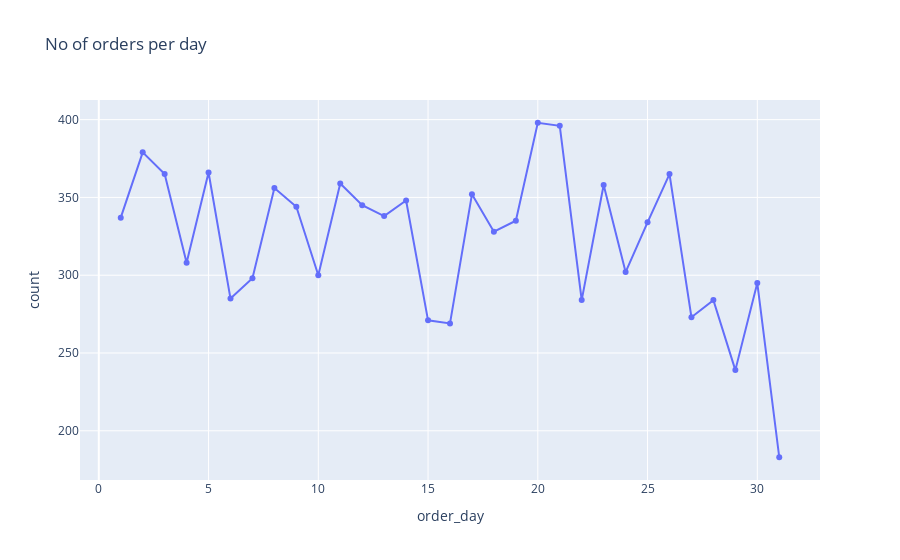

Notebook code for this chart:
### Code cell
tt = %sql select order_day, count(order_day) as count from superstore group by order_day order by order_day 
tt

fig = px.line(tt, x='order_day', y='count', markers=True, title = "Trend of orders per day")
fig.show()

### Figure 1 — Plotly figure (JSON) as saved in the notebook; plotly's stock layout.template omitted (floating-point values rounded to 4 significant figures)
{"data": [{"hovertemplate": "order_day=%{x}<br>count=%{y}<extra></extra>", "legendgroup": "", "line": {"color": "#636efa", "dash": "solid"}, "marker": {"symbol": "circle"}, "mode": "lines+markers", "name": "", "orientation": "v", "showlegend": false, "type": "scatter", "x": [1, 2, 3, 4, 5, 6, 7, 8, 9, 10, 11, 12, 13, 14, 15, 16, 17, 18, 19, 20, 21, 22, 23, 24, 25, 26, 27, 28, 29, 30, 31], "xaxis": "x", "y": [337, 379, 365, 308, 366, 285, 298, 356, 344, 300, 359, 345, 338, 348, 271, 269, 352, 328, 335, 398, 396, 284, 358, 302, 334, 365, 273, 284, 239, 295, 183], "yaxis": "y"}], "layout": {"legend": {"tracegroupgap": 0}, "title": {"text": "No of orders per day"}, "xaxis": {"anchor": "y", "domain": [0, 1], "title": {"text": "order_day"}}, "yaxis": {"anchor": "x", "domain": [0, 1], "title": {"text": "count"}}}}
